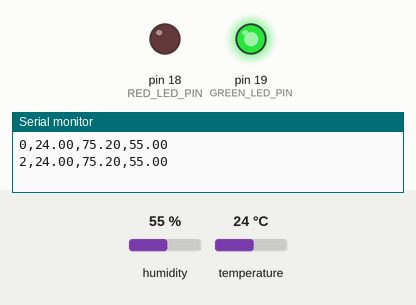
Simulated run of this sketch. Board: Arduino Uno, built with avr-gcc and run on an emulated ATmega328P. Shown: output pins drawn as LEDs (lit = HIGH), the last lines printed to the serial monitor. The test bench sets the inputs (shaded band); at power-on: humidity 55 %, temperature 24 °C.

Above: at 2.8 s.
2.9 s: humidity set to 79 %
5.6 s: humidity set to 82 %
At 7.4 s:
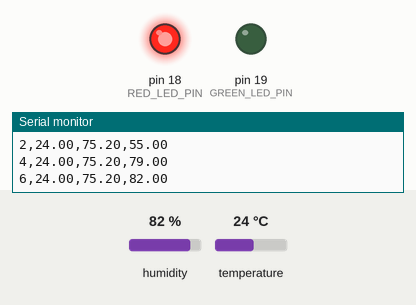
8.3 s: humidity set to 22 %
At 11.2 s:
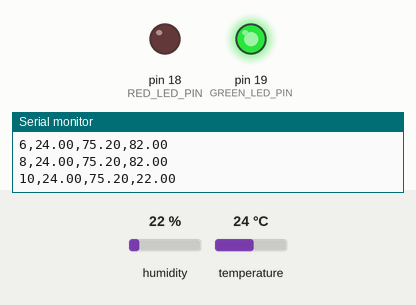
11.5 s: humidity set to 88 %
At 13.3 s:
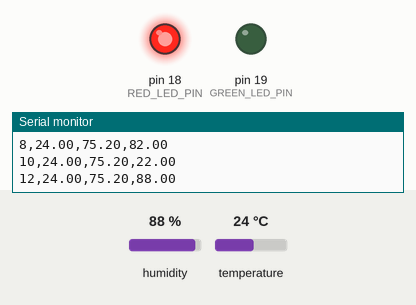
Timing chart, 0 to 14.8 s (numbered marks = the images above; inputs shaded):
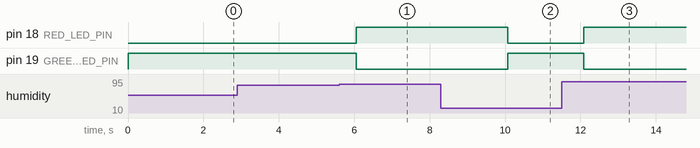

Measured:
- the behaviour switches between 80 and 81 % on humidity (found by bisection; images 0 and 1)
- after the input at 5.6 s, pin 18 (RED_LED_PIN): LOW → HIGH after 0.45 s; pin 19 (GREEN_LED_PIN): HIGH → LOW after 0.45 s
- after the input at 8.3 s, pin 18 (RED_LED_PIN): HIGH → LOW after 1.8 s; pin 19 (GREEN_LED_PIN): LOW → HIGH after 1.8 s
- after the input at 11.5 s, pin 18 (RED_LED_PIN): LOW → HIGH after 0.58 s; pin 19 (GREEN_LED_PIN): HIGH → LOW after 0.58 s

The sketch:

EMS.ino
```cpp
/*
Project: Environmental Monitoring Station
Question: Q21 - Environmental Monitoring Station (DHT11)
Author: P Meet Kumar
Roll Number: IoT 009
Program: IoT and Drone Building Summer School 2026
Institution: Indian Institute of Technology Jammu (IIT Jammu)
Programming Language: Arduino (C++)
IDE: Arduino IDE / Wokwi
Description:
Reads temperature and humidity every 2 seconds, displays the
readings in CSV format on the Serial Monitor, and controls
status LEDs based on environmental conditions.

Note:
Wokwi uses the DHT22 sensor for simulation. The assignment
requires DHT11. The implementation logic remains identical.
*/

#include <DHTesp.h>

// Pin Definitions
const int DHT_PIN = 15;
const int RED_LED_PIN = 18;
const int GREEN_LED_PIN = 19;

// Create DHT sensor object
DHTesp dht;

// Timestamp in seconds
unsigned long timestamp = 0;

void setup() {
  Serial.begin(115200);

  // Initialize DHT22 sensor
  dht.setup(DHT_PIN, DHTesp::DHT22);

  // Configure LED pins
  pinMode(RED_LED_PIN, OUTPUT);
  pinMode(GREEN_LED_PIN, OUTPUT);

  digitalWrite(RED_LED_PIN, LOW);
  digitalWrite(GREEN_LED_PIN, LOW);

  // CSV Header with Units
  Serial.println("timestamp (s),temp_C (°C),temp_F (°F),humidity (%)");
}

void loop() {

  // Read temperature and humidity
  TempAndHumidity data = dht.getTempAndHumidity();

  float tempC = data.temperature;
  float humidity = data.humidity;

  // Validate sensor readings
  if (isnan(tempC) || isnan(humidity)) {
    Serial.println("Sensor reading failed.");
    delay(2000);
    return;
  }

  // Convert Celsius to Fahrenheit
  float tempF = (tempC * 9.0 / 5.0) + 32.0;

  // Print readings in CSV format
  Serial.print(timestamp);
  Serial.print(",");
  Serial.print(tempC, 2);
  Serial.print(",");
  Serial.print(tempF, 2);
  Serial.print(",");
  Serial.println(humidity, 2);

  // LED indication
  if (tempC > 35.0 || humidity > 80.0) {
    digitalWrite(RED_LED_PIN, HIGH);
    digitalWrite(GREEN_LED_PIN, LOW);
  } else {
    digitalWrite(RED_LED_PIN, LOW);
    digitalWrite(GREEN_LED_PIN, HIGH);
  }

  // Increase timestamp by 2 seconds
  timestamp += 2;

  // Wait for 2 seconds
  delay(2000);
}
```
